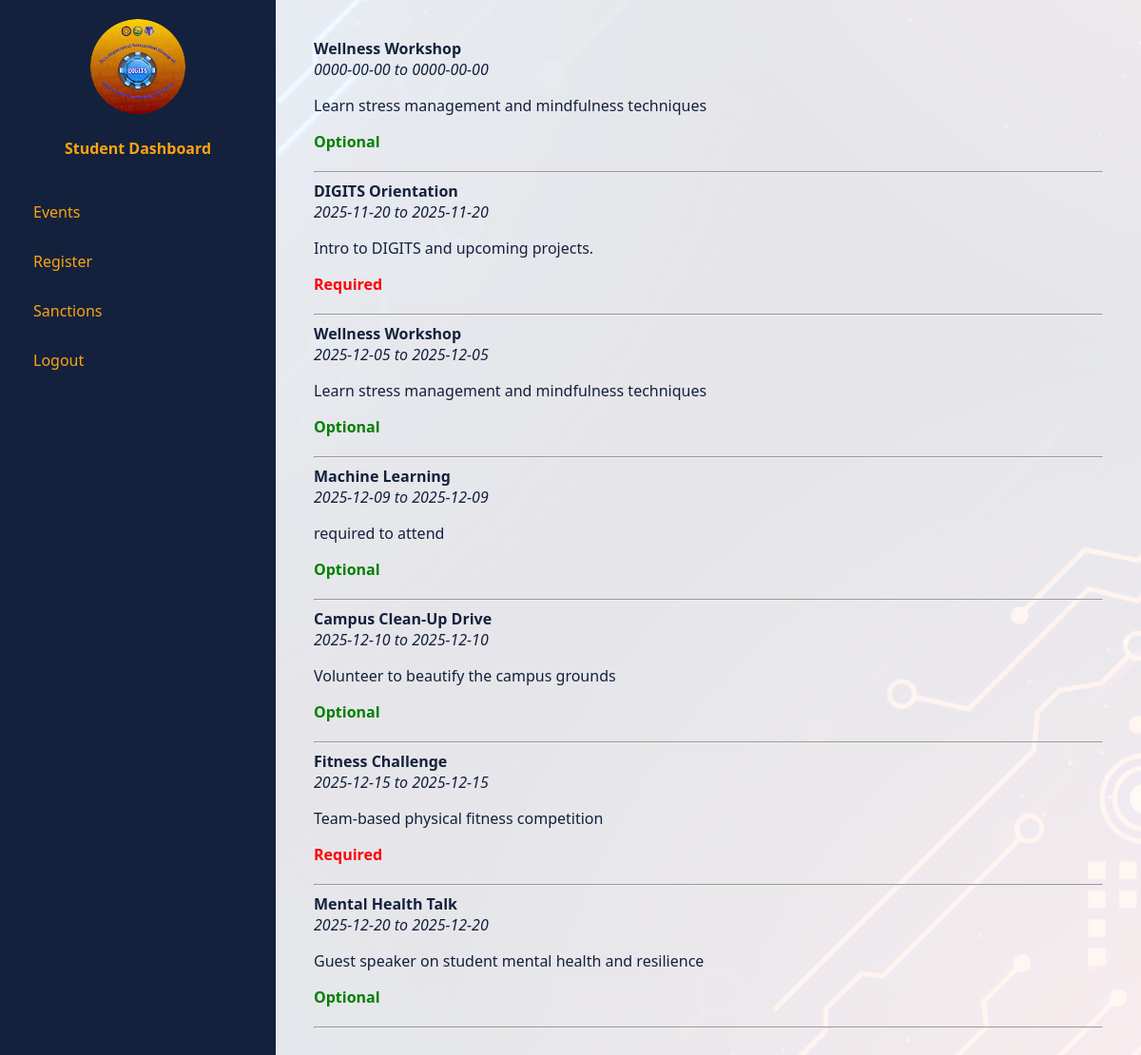
The app's page /index.php?page=events (signed in) with its own data.
### tables this page shows
CREATE TABLE `events` (
  `eventID` int NOT NULL,
  `title` varchar(100) NOT NULL,
  `description` text,
  `startDate` date NOT NULL,
  `endDate` date NOT NULL,
  `isRequired` tinyint DEFAULT 0
);

### modules/events.php (the view, shortened to what this page needs)
<?php
class DatabaseEntity {
    protected $conn;
    public function __construct($conn) {
        $this->conn = $conn;
    }
    protected function query($sql) {
        $result = $this->conn->query($sql);
        return $result;
    }
}
class Event {
    private $title;
    private $startDate;
    private $endDate;
    private $description;
    private $isRequired;
    public function __construct($data) {
        $this->title = $data['title'] ?? '';
        $this->startDate = $data['startDate'] ?? '';
        $this->endDate = $data['endDate'] ?? '';
        $this->description = $data['description'] ?? '';
        $this->isRequired = $data['isRequired'] ?? false;
    }
    public function display() {
        $requiredText = $this->isRequired ? "Required" : "Optional";
        $color = $this->isRequired ? "red" : "green";
        echo "<div style='margin-bottom:20px;'>
          <strong>{$this->title}</strong><br>
          <em>{$this->startDate} to {$this->endDate}</em><br>
          <p>{$this->description}</p>
          <span style='color:{$color}; font-weight:bold;'>
            {$requiredText}
          </span>
        </div><hr>";
    }
}
class EventManager extends DatabaseEntity {
    public function getUpcomingEvents() {
        $sql = "SELECT * FROM events ORDER BY startDate ASC";
        $result = $this->query($sql);
        $events = [];
        if ($result->num_rows > 0) {
            while ($row = $result->fetch_assoc()) {
                $events[] = new Event($row);
            }
        }
        return $events;
    }
}
try {
    $eventManager = new EventManager($conn);
    $events = $eventManager->getUpcomingEvents();
    if (!empty($events)) {
        foreach ($events as $event) {
            $event->display();
        }
    } else {
        echo "<p>No events available.</p>";
    }
} catch (Exception $e) {
    echo "<p>Error: " . $e->getMessage() . "</p>";
}
?>

### index.php (shortened to what this page needs)
<?php
require_once 'config/db.php';
$loggedIn = isset($_SESSION['studentID']);
$role = $_SESSION['role'] ?? null;
?>
<!DOCTYPE html>
<html>
<head>
</head>
<body>
<?php if ($loggedIn): ?>
  <div class="dashboard">
  <div class="sidebar">
    <div class="logo">
      <img src="assets/digits-logo.png" alt="DIGITS Logo">
    </div>
    <div class="role-label"><?= ucfirst($role) ?> Dashboard</div>
    <div class="nav-links">
      <?php if ($role === 'student'): ?>
<a href="index.php?page=events">Events</a>
<a href="index.php?page=register">Register</a>
<a href="index.php?page=sanctions">Sanctions</a>
      <?php elseif ($role === 'digit_officer'): ?>
<a href="index.php?page=manage_events">Manage Events</a>
<a href="index.php?page=registrations">Registrations</a>
<a href="index.php?page=sanctions">Sanctions</a>
      <?php endif; ?>
      <a href="?logout=true">Logout</a>
    </div>
  </div>
  <div class="main-content">
  <?php
    $page = $_GET['page'] ?? 'home';
    if ($role === 'student') {
      if ($page === 'events') include 'modules/events.php';
    }
  ?>
</div>
<?php endif; ?>
</body>
</html>

### index.php (style rules this page uses)
body { margin: 0; font-family: 'Segoe UI', sans-serif; background: url('assets/login-bg.jpg') no-repeat center center fixed; background-size: cover; color: #333; }
.logo { margin-bottom: 20px; text-align: center; }
.logo img { width: 100px; height: 100px; border-radius: 50%; object-fit: cover; }
.dashboard { display: flex; min-height: 100vh; }
.sidebar { width: 250px; background: #14213d; color: white; padding: 20px; display: flex; flex-direction: column; align-items: center; box-shadow: 0 0 10px rgba(0,0,0,0.3); }
.sidebar .logo { margin-bottom: 20px; }
.sidebar .logo img { width: 100px; height: 100px; border-radius: 50%; object-fit: cover; }
.sidebar .role-label { font-size: 16px; font-weight: bold; color: #fca311; margin-bottom: 30px; text-align: center; }
.nav-links { width: 100%; display: flex; flex-direction: column; }
.nav-links a { color: #fca311; text-decoration: none; padding: 10px 15px; margin: 5px 0; border-radius: 6px; transition: background 0.3s ease; }
.main-content { flex-grow: 1; padding: 40px; background: rgba(255,255,255,0.9); color: #14213d; }

### records on screen
events: title "Wellness Workshop", startDate "0000-00-00", endDate "0000-00-00", description "Learn stress management and mindfulness techniques", isRequired "Optional"
events: title "DIGITS Orientation", startDate "2025-11-20", endDate "2025-11-20", description "Intro to DIGITS and upcoming projects.", isRequired "Required"
events: title "Wellness Workshop", startDate "2025-12-05", endDate "2025-12-05", description "Learn stress management and mindfulness techniques", isRequired "Optional"
events: title "Machine Learning", startDate "2025-12-09", endDate "2025-12-09", description "required to attend", isRequired "Optional"
events: title "Campus Clean-Up Drive", startDate "2025-12-10", endDate "2025-12-10", description "Volunteer to beautify the campus grounds", isRequired "Optional"
events: title "Fitness Challenge", startDate "2025-12-15", endDate "2025-12-15", description "Team-based physical fitness competition", isRequired "Required"
events: title "Mental Health Talk", startDate "2025-12-20", endDate "2025-12-20", description "Guest speaker on student mental health and resilience", isRequired "Optional"

### other values on screen
$role "Student"
